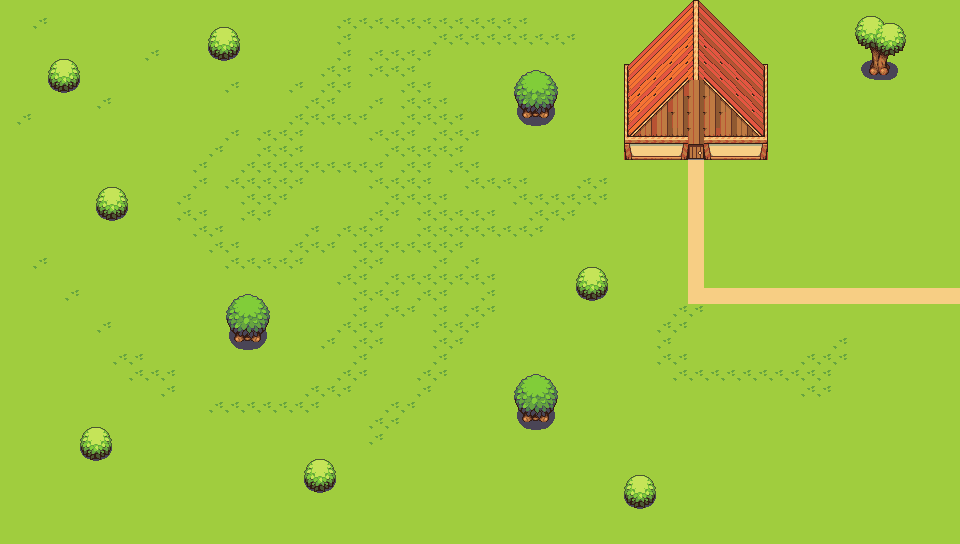

Rendered tile map (Tiled .tmx) drawn with the repository's tilesets; below, a short description and the map source with its tile grids summarised:
An orthogonal 60x34 tile map with 16x16 px tiles, 2 tile layers (Tile Layer 1, Tile Layer 2).

<map version="1.10" tiledversion="1.11.0" orientation="orthogonal" renderorder="right-down" width="60" height="34" tilewidth="16" tileheight="16" infinite="0" nextlayerid="4" nextobjectid="1">
 <tileset firstgid="1" source="topDown_baseTiles.tsx" />
 <layer id="1" name="Tile Layer 1" width="60" height="34">
  <data>[2040 cells, 2040 non-empty, 5 distinct tile ids]</data>
 </layer>
 <layer id="2" name="Tile Layer 2" width="60" height="34">
  <data>[2040 cells, 172 non-empty, 62 distinct tile ids]</data>
 </layer>
</map>
